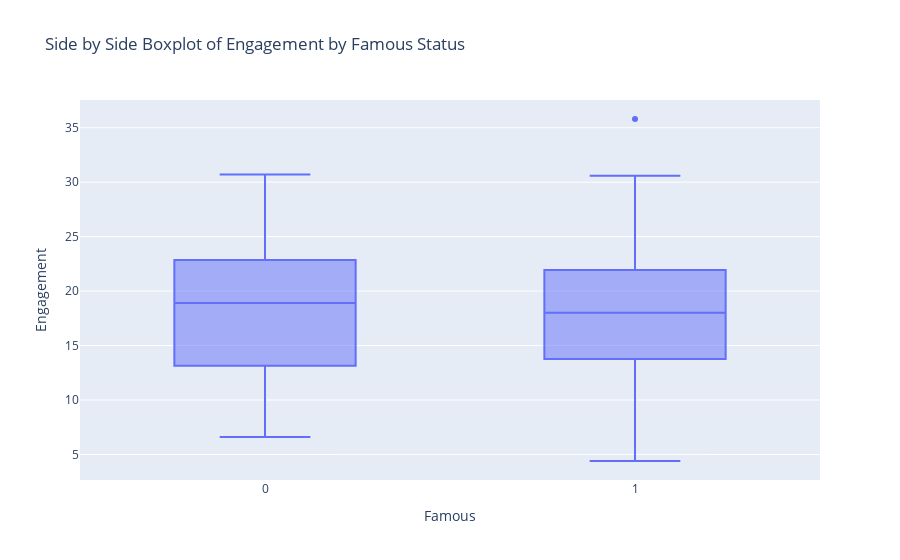

The notebook cell this image was saved under:
### Code cell
fig = px.box(tiktok, x="Famous", y="Engagement", title="Side by Side Boxplot of Engagement by Famous Status")
fig.show()

### Figure 1 — Plotly figure (JSON) as saved in the notebook; plotly's stock layout.template omitted (floating-point values rounded to 4 significant figures; data arrays with more than 128 entries replaced by an {"elided": "..."} marker saying what was removed)
{"data": [{"alignmentgroup": "True", "hovertemplate": "Famous=%{x}<br>Engagement=%{y}<extra></extra>", "legendgroup": "", "marker": {"color": "#636efa"}, "name": "", "notched": false, "offsetgroup": "", "orientation": "v", "showlegend": false, "type": "box", "x": {"elided": "225 int values"}, "x0": " ", "xaxis": "x", "y": {"elided": "225 float values"}, "y0": " ", "yaxis": "y"}], "layout": {"boxmode": "group", "legend": {"tracegroupgap": 0}, "title": {"text": "Side by Side Boxplot of Engagement by Famous Status"}, "xaxis": {"anchor": "y", "domain": [0, 1], "title": {"text": "Famous"}}, "yaxis": {"anchor": "x", "domain": [0, 1], "title": {"text": "Engagement"}}}}
